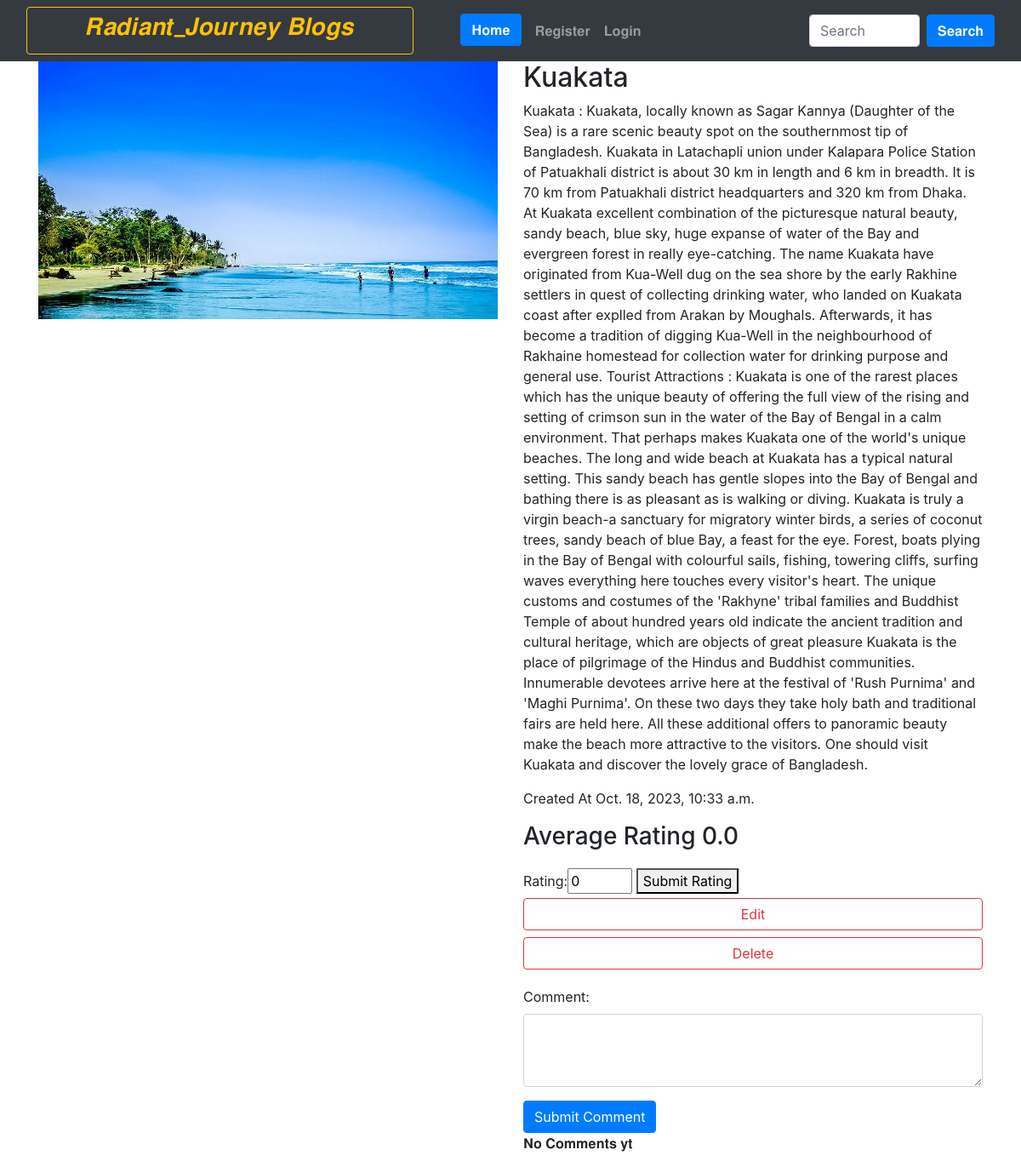
Screenshot of /blog_details/6/ with the database file from the repository.
### home/models.py (models this page shows, shortened)
class BlogPost(models.Model):
    title=models.CharField(max_length=255)
    author= models.ForeignKey(User, on_delete=models.CASCADE)
    slug=models.CharField(max_length=130)
    content=models.TextField()
    image = models.ImageField(upload_to="profile_pics", blank=True, null=True)
    dateTime=models.DateTimeField(auto_now_add=True)
    category=models.ForeignKey(Category,on_delete=models.CASCADE)

### home/views.py (the view)
# urls.py: path('blog_details/<int:blog_id>/',views.blog_details,name='blog_details'),
def blog_details(request, blog_id):
    blog = get_object_or_404(BlogPost, pk=blog_id)
    ratings = Rating.objects.filter(blog=blog)
    total_ratings = ratings.count()
    if total_ratings > 0:
        average_rating = round(sum(rating.rating for rating in ratings) / total_ratings, 1)
    else:
        average_rating = 0.0
    comments = Comment.objects.filter(blog = blog)
    if request.method == 'POST':
        rating_form = RatingForm(request.POST)
        comment_form = CommentForm(request.POST)  # Assuming you have a CommentForm defined
        if rating_form.is_valid():
            rating = rating_form.save(commit=False)
            rating.blog = blog
            rating.user = request.user
            rating.save()
            return redirect('blog_details', blog_id=blog_id)
        if comment_form.is_valid():
            comment = comment_form.save(commit=False)
            comment.blog = blog
            comment.user = request.user
            comment.save()
            return redirect('blog_details', blog_id=blog_id)
    else:
        rating_form = RatingForm()
        comment_form = CommentForm()
    return render(request, 'blog_details.html', {
        'blog': blog,
        'rating_form': rating_form,
        'comment_form': comment_form,
        'average_rating': average_rating,
        'comments':comments,
    })

### home/forms.py (shortened to what this page needs)
class RatingForm(forms.ModelForm):
    class Meta:
        model = Rating
        fields = ('rating',)
        widgets = {
            'rating': forms.NumberInput(attrs={'min': '0', 'max': '6'}),
        }

class CommentForm(forms.ModelForm):
    class Meta:
        model = Comment
        fields = ('comment',)

### home/templates/blog_details.html (shortened to what this page needs)
{% extends 'base.html' %}
{% block body %}
<div>
    <div class="container">
        <div class="row">
            <div class="col-md-6">
                <img src="{{ blog.image.url }}"  alt="blog Image" class="img-fluid">
            </div>
            <div class="col-md-6">
                <h2>{{ blog.title }}</h2>
                <p>{{ blog.content }}</p>
                <p>Created At {{ blog.dateTime }}</p>
                <h3>Average Rating {{ average_rating }}</h3>
                <form style="margin-top: 20px;" method="post">
                    {{ rating_form }}
                    <button type="submit">Submit Rating</button>
                </form>
                <a class="btn btn-outline-danger btn-block" href="{% url 'edit_blog' blog_id=blog.id %}">Edit</a>
                <a class="btn btn-outline-danger btn-block" href="{% url 'delete' blog_id=blog.id %}">Delete</a>
                <form style="margin-top: 20px;" method="post">
                    <div class="form-group">
                        {{ comment_form.comment.label_tag }}
                        <textarea class="form-control" id="id_comment" name="comment" rows="3"></textarea>
                    </div>
                    <button type="submit" class="btn btn-primary">Submit Comment</button>
                </form>
                <div>
                    {% if comments %}
                        {% for comment in comments %}
                            <div style="border: 1px solid #ccc; background-color: #f9f9f9; padding: 10px; margin-bottom: 10px;">
                                <p style="font-weight: bold; margin-bottom: 5px;">Name: {{ comment.user.username }}</p>
                                <h3>{{ comment.comment }}</h3>
                            </div>
                        {% endfor %}
                    {% else %}
                    <p>𝐍𝐨 𝐂𝐨𝐦𝐦𝐞𝐧𝐭𝐬 𝐲𝐭</p>
                    {% endif %}
                </div>
            </div>
        </div>
    </div>
</div>
{% endblock %}

### rows the page displays
BlogPost: image (picture), title "Kuakata", content "Kuakata : Kuakata, locally known as Sagar Kannya (Daughter of the Sea) is a rare scenic beauty spot on the southernmost tip of Bangladesh. Kuakata in Latachapli union under Kalapara Police Station of Patuakhali district is about 30 km in length and 6 km in breadth. It is 70 km from Patuakhali district headquarters and 320 km from Dhaka. At Kuakata excellent combination of the picturesque natural beauty, sandy beach, blue sky, huge expanse of water of the Bay and evergreen forest in really eye-catching. The name Kuakata have originated from Kua-Well dug on the sea shore by the early Rakhine settlers in quest of collecting drinking water, who landed on Kuakata coast after explled from Arakan…", dateTime "Oct. 18, 2023, 10:33 a.m."

### other values shown
{{ average_rating }} "0.0"
{{ comment_form.comment.label_tag }} "Comment:"
